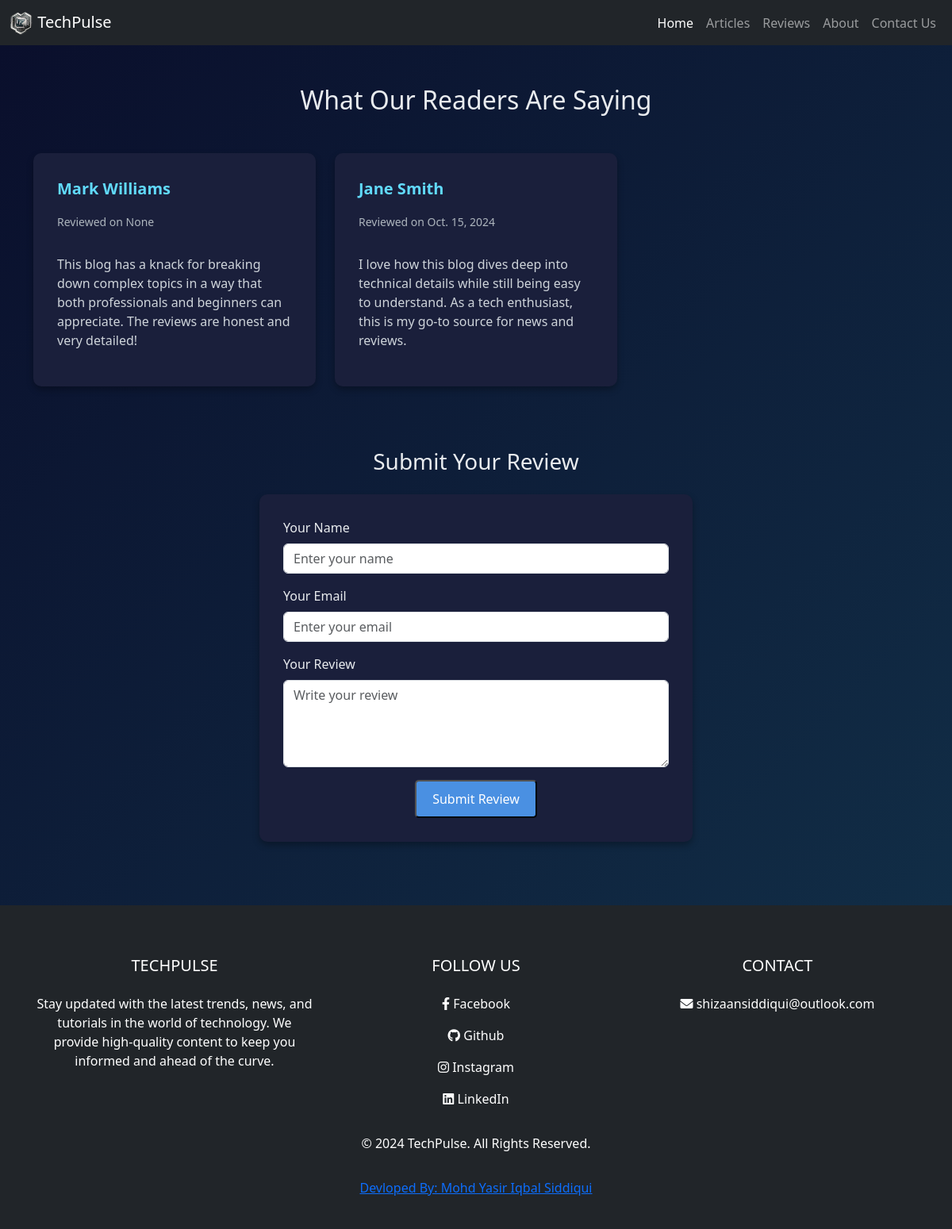
/review/, run on the app's committed database.
### user/models.py (models this page shows, shortened)
class review(models.Model):
    name = models.CharField(max_length=50, null=True)
    email = models.EmailField(max_length=50, null=True)
    feedback = models.TextField(null=True)
    date = models.DateField(auto_now_add=True)

### user/views.py (the view, shortened to what this page needs)
# urls.py: path('review/', views.review1,name='review'),
def review1(request):
    rev = review.objects.all()
    return render(request,'review.html',{'rev': rev})

### templates/review.html (shortened to what this page needs)
{% extends "base.html" %}
  {% block content %}
  <link href="https://cdn.jsdelivr.net/npm/bootstrap@5.3.0-alpha1/dist/css/bootstrap.min.css" rel="stylesheet">
</head>
<body>
  <section class="review-section">
    <div class="container">
      <h2 class="text-center mb-5">What Our Readers Are Saying</h2>
      <div class="row">
        {% for rev in rev %}
        <div class="col-md-4">
          <div class="review-card">
            <div class="d-flex justify-content-between">
              <div>
                <p class="reviewer-name">{{rev.name}}</p>
                <p class="review-date">Reviewed on {{rev.date}}</p>
              </div>
            </div>
            <p class="review-content">{{rev.feedback|truncatewords:50}}</p>
          </div>
        </div>
        {% endfor %}
      </div>
      <h3 class="text-center mt-5">Submit Your Review</h3>
      <div class="row justify-content-center mt-4">
        <div class="col-md-6">
          <div class="review-card">
            <form method="post" enctype="multipart/form-data">
              <div class="mb-3">
                <label for="reviewerName" class="form-label">Your Name</label>
                <input type="text" class="form-control" id="reviewerName" placeholder="Enter your name" name="name">
              </div>
              <div class="mb-3">
                <label for="reviewerEmail" class="form-label">Your Email</label>
                <input type="email" class="form-control" id="reviewerEmail" placeholder="Enter your email" name="email">
              </div>
              <div class="mb-3">
                <label for="reviewContent" class="form-label">Your Review</label>
                <textarea class="form-control" id="reviewContent" rows="4" placeholder="Write your review" name="feedback"></textarea>
              </div>
              <div class="text-center">
                <button type="submit" class="add-review-btn" value="save">Submit Review</button>
              </div>
            </form>
          </div>
        </div>
      </div>
    </div>
  </section>
 {% endblock %}

### templates/review.html (style rules this page uses)
.review-section { background-color: #0a0f2c; background-image: linear-gradient(135deg, #0a0f2c 0%, #112d46 100%); padding: 50px 0; color: #e9ecef; }
.review-card { border: none; background-color: #1a1f3b; border-radius: 10px; box-shadow: 0 4px 8px rgba(0, 0, 0, 0.3); padding: 30px; margin-bottom: 30px; }
.reviewer-name { font-weight: bold; font-size: 20px; color: #61dafb; }
.review-date { font-size: 14px; color: #adb5bd; }
.review-content { font-size: 16px; color: #ced4da; margin-top: 15px; }
.add-review-btn { background-color: #4a90e2; color: #fff; padding: 10px 20px; font-size: 16px; border-radius: 5px; transition: background-color 0.3s ease; }

### data on the page
review: name "Mark Williams", date "None", feedback "This blog has a knack for breaking down complex topics in a way that both professionals and beginners can appreciate. The reviews are honest and very detailed!"
review: name "Jane Smith", date "Oct. 15, 2024", feedback "I love how this blog dives deep into technical details while still being easy to understand. As a tech enthusiast, this is my go-to source for news and reviews."
